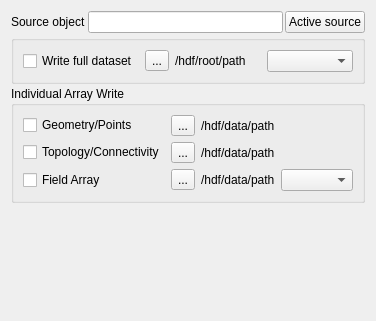
<?xml version="1.0" encoding="UTF-8"?>
<ui version="4.0">
 <class>Form</class>
 <widget class="QWidget" name="Form">
  <property name="geometry">
   <rect>
    <x>0</x>
    <y>0</y>
    <width>356</width>
    <height>321</height>
   </rect>
  </property>
  <property name="windowTitle">
   <string>Form</string>
  </property>
  <layout class="QVBoxLayout" name="verticalLayout_2">
   <item>
    <layout class="QGridLayout">
     <property name="spacing">
      <number>2</number>
     </property>
     <item row="0" column="1">
      <widget class="pqLineEdit" name="positionX">
       <property name="readOnly">
        <bool>true</bool>
       </property>
      </widget>
     </item>
     <item row="0" column="0">
      <widget class="QLabel" name="label">
       <property name="text">
        <string>Source object</string>
       </property>
      </widget>
     </item>
     <item row="0" column="2">
      <widget class="QPushButton" name="assign">
       <property name="text">
        <string>Active source</string>
       </property>
      </widget>
     </item>
     <item row="2" column="0" colspan="3">
      <widget class="QGroupBox" name="groupBox">
       <property name="title">
        <string>Individual Array Write</string>
       </property>
       <layout class="QGridLayout" name="gridLayout_4">
        <item row="0" column="0">
         <layout class="QGridLayout" name="gridLayout_5">
          <item row="0" column="0">
           <widget class="QCheckBox" name="geometry_2">
            <property name="text">
             <string>Geometry/Points</string>
            </property>
           </widget>
          </item>
          <item row="1" column="0">
           <widget class="QCheckBox" name="checkBox_3">
            <property name="minimumSize">
             <size>
              <width>0</width>
              <height>0</height>
             </size>
            </property>
            <property name="text">
             <string>Topology/Connectivity</string>
            </property>
           </widget>
          </item>
          <item row="2" column="0">
           <widget class="QCheckBox" name="checkBox_4">
            <property name="text">
             <string>Field Array</string>
            </property>
           </widget>
          </item>
          <item row="0" column="2" colspan="2">
           <widget class="QLabel" name="label_8">
            <property name="text">
             <string>/hdf/data/path</string>
            </property>
           </widget>
          </item>
          <item row="1" column="2" colspan="2">
           <widget class="QLabel" name="label_9">
            <property name="text">
             <string>/hdf/data/path</string>
            </property>
           </widget>
          </item>
          <item row="2" column="3">
           <widget class="QComboBox" name="comboBox_2"/>
          </item>
          <item row="2" column="2">
           <widget class="QLabel" name="label_10">
            <property name="text">
             <string>/hdf/data/path</string>
            </property>
           </widget>
          </item>
          <item row="0" column="1">
           <widget class="QToolButton" name="toolButton">
            <property name="text">
             <string>...</string>
            </property>
           </widget>
          </item>
          <item row="1" column="1">
           <widget class="QToolButton" name="toolButton_2">
            <property name="text">
             <string>...</string>
            </property>
           </widget>
          </item>
          <item row="2" column="1">
           <widget class="QToolButton" name="toolButton_3">
            <property name="text">
             <string>...</string>
            </property>
           </widget>
          </item>
         </layout>
        </item>
       </layout>
      </widget>
     </item>
     <item row="1" column="0" colspan="3">
      <widget class="QGroupBox" name="groupBox_2">
       <property name="title">
        <string/>
       </property>
       <layout class="QGridLayout" name="gridLayout_10">
        <item row="0" column="0">
         <layout class="QGridLayout" name="gridLayout_8">
          <item row="0" column="2">
           <widget class="QLabel" name="label_11">
            <property name="text">
             <string>/hdf/root/path</string>
            </property>
           </widget>
          </item>
          <item row="0" column="0">
           <widget class="QCheckBox" name="writeAll">
            <property name="text">
             <string>Write full dataset</string>
            </property>
           </widget>
          </item>
          <item row="0" column="4">
           <widget class="QComboBox" name="comboBox_3"/>
          </item>
          <item row="0" column="1">
           <widget class="QToolButton" name="toolButton_4">
            <property name="text">
             <string>...</string>
            </property>
           </widget>
          </item>
         </layout>
        </item>
       </layout>
      </widget>
     </item>
    </layout>
   </item>
   <item>
    <spacer name="verticalSpacer">
     <property name="orientation">
      <enum>Qt::Vertical</enum>
     </property>
     <property name="sizeHint" stdset="0">
      <size>
       <width>20</width>
       <height>118</height>
      </size>
     </property>
    </spacer>
   </item>
  </layout>
 </widget>
 <customwidgets>
  <customwidget>
   <class>pqLineEdit</class>
   <extends>QLineEdit</extends>
   <header>pqLineEdit.h</header>
  </customwidget>
 </customwidgets>
 <resources/>
 <connections/>
</ui>
